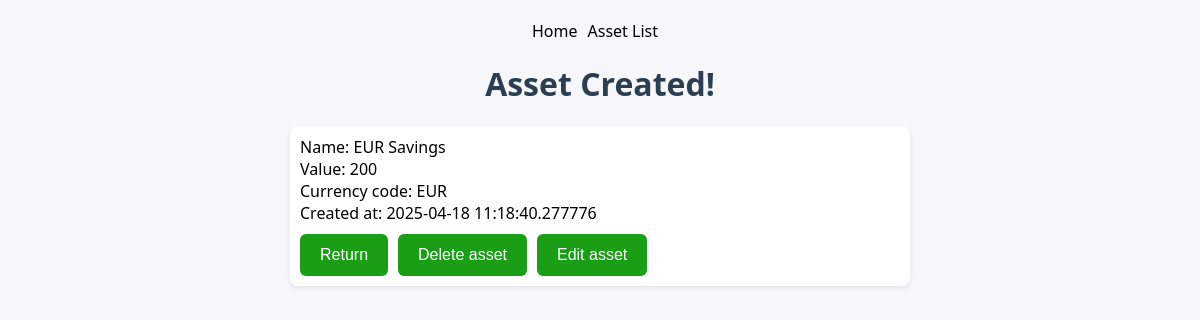
Page /asset/7 on the committed database.
### base.py (models this page shows)
class Asset(db.Model):  # Majątek
    __tablename__ = 'assets'
    id = db.Column(db.Integer, primary_key=True)
    name = db.Column(db.String(50), nullable=False)
    value = db.Column(db.Integer, nullable=False)
    currency = db.Column(db.String(3), nullable=False)
    is_pln = db.Column(db.Boolean, default=False)
    time_created = db.Column(db.DateTime(timezone=True), default=lambda: datetime.now(LOCAL_TIMEZONE))
    time_updated = db.Column(db.DateTime(timezone=True), onupdate=lambda: datetime.now(LOCAL_TIMEZONE))

### app.py (the view)
@app.route("/asset/<int:id>", methods=["GET", "POST"])
def asset_detail(id):
    asset = db.get_or_404(Asset, id)
    if request.method == "POST":
        return redirect(url_for("asset_list"))
    return render_template("asset/detail.html", asset=asset)

### templates/asset/detail.html (shortened to what this page needs)
<!DOCTYPE html>
<html lang="en">
<head>
    <link rel="stylesheet" href="{{ url_for('static', filename='style.css') }}">
</head>
<body>
    <div class="nav-buttons">
        <a class="clickable" href="{{ url_for('home') }}">Home</a>
        <a class="clickable" href="{{ url_for('asset_list') }}">Asset List</a>
    </div>
    <h1>Asset Created!</h1>
    <ul>
    <li>
        <div>
            <a>Name: {{ asset.name | safe}}</a><br>
            <a>Value: {{ asset.value | safe}}</a><br>
            <a>Currency code: {{ asset.currency | safe}}</a><br>
            <a>Created at: {{ asset.time_created | safe}}</a><br>
        </div>
        <div style="display: flex; gap: 10px; padding-top: 10px">
            <form method="post" action="{{ url_for('asset_detail', id=asset.id) }}">
                <button type="submit">Return</button>
            </form>
            <form method="post" action="{{ url_for('asset_delete', id=asset.id) }}">
                <button type="submit">Delete asset</button>
            </form>
            <form action="{{ url_for('asset_edit', id=asset.id) }}">
                <button type="submit">Edit asset</button>
            </form>
        </div>
    </li>
    </ul>
</body>
</html>

### static/style.css (style rules this page uses)
body { font-family: 'Segoe UI', Tahoma, Geneva, Verdana, sans-serif; background-color: #f5f7fa; color: #333; margin: 0; padding: 0; }
h1 { color: #2c3e50; text-align: center; margin-top: 20px; }
.nav-buttons { padding-top: 20px; display: flex; flex-direction: row; justify-content: center; align-items: center; width: 100%; }
button { background-color: #199e15; color: white; padding: 12px 20px; border: none; border-radius: 6px; cursor: pointer; font-size: 16px; }
a { text-decoration: none; color: #000000; margin-right: 10px; }
ul { list-style: none; padding: 0; }
li { padding: 10px; background: #fff; margin: 10px auto; border-radius: 8px; max-width: 600px; box-shadow: 0 2px 5px rgba(0,0,0,0.08); }

### rows in the picture
Asset: name "EUR Savings", value "200", currency "EUR", time_created "2025-04-18 11:18:40.277776"
